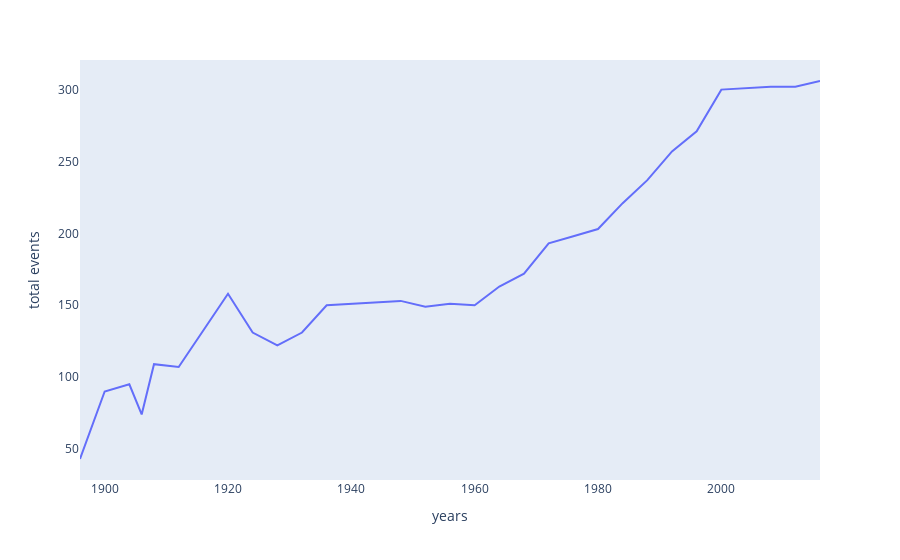

The cell this chart's notebook holds for it:
### Code cell
event.show()

### Figure 1 — Plotly figure (JSON) as saved in the notebook; plotly's stock layout.template omitted (floating-point values rounded to 4 significant figures)
{"data": [{"hovertemplate": "years=%{x}<br>total events=%{y}<extra></extra>", "legendgroup": "", "line": {"color": "#636efa", "dash": "solid"}, "marker": {"symbol": "circle"}, "mode": "lines", "name": "", "orientation": "v", "showlegend": false, "type": "scatter", "x": [1896, 1900, 1904, 1906, 1908, 1912, 1920, 1924, 1928, 1932, 1936, 1948, 1952, 1956, 1960, 1964, 1968, 1972, 1976, 1980, 1984, 1988, 1992, 1996, 2000, 2004, 2008, 2012, 2016], "xaxis": "x", "y": [43, 90, 95, 74, 109, 107, 158, 131, 122, 131, 150, 153, 149, 151, 150, 163, 172, 193, 198, 203, 221, 237, 257, 271, 300, 301, 302, 302, 306], "yaxis": "y"}], "layout": {"legend": {"tracegroupgap": 0}, "margin": {"t": 60}, "xaxis": {"anchor": "y", "domain": [0, 1], "showgrid": false, "title": {"text": "years"}}, "yaxis": {"anchor": "x", "domain": [0, 1], "showgrid": false, "title": {"text": "total events"}}}}
